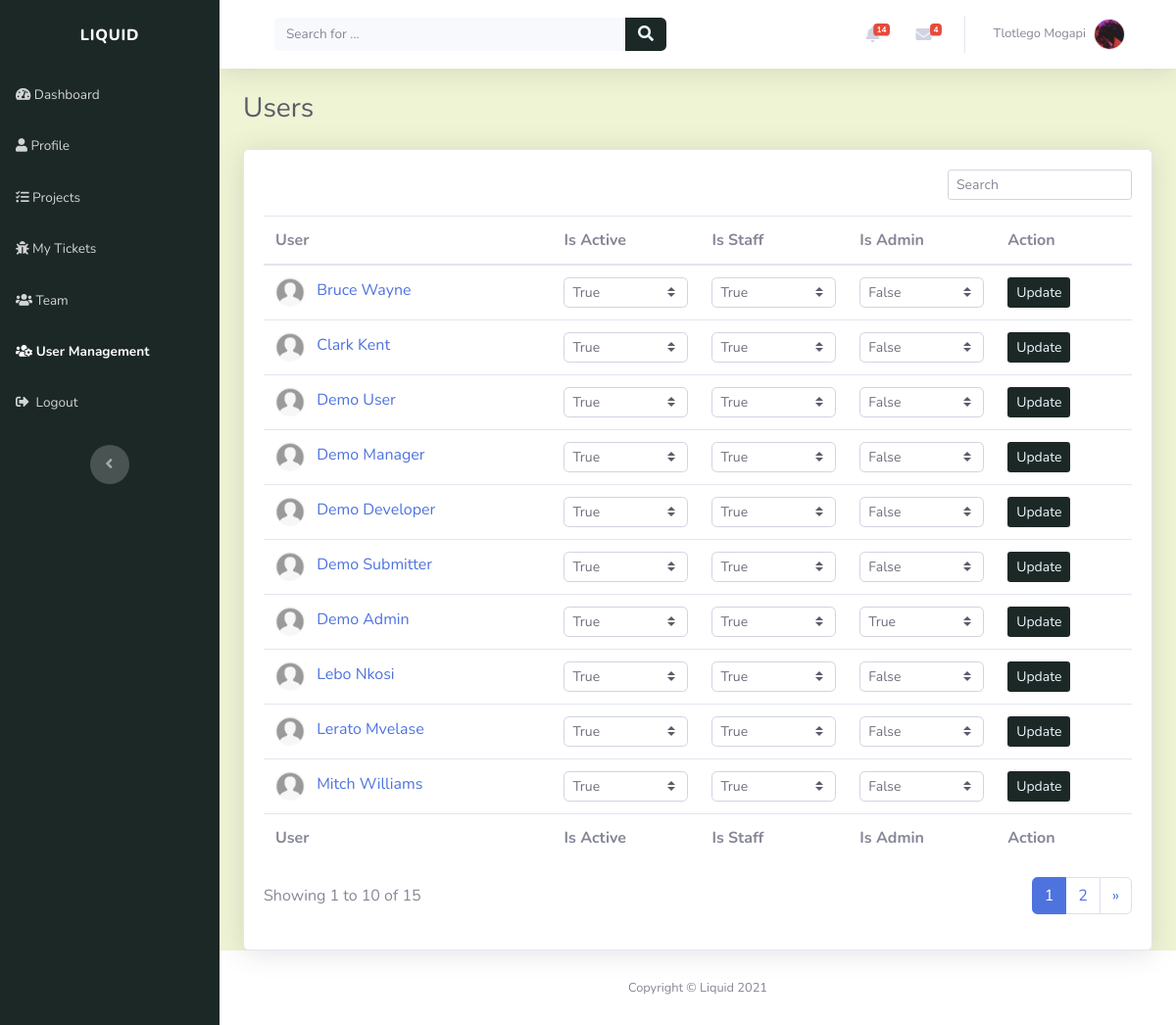
Page /teams/management/ (signed in) on the committed database.
### account/models.py (models this page shows, shortened)
class Profile(models.Model):
    user = models.OneToOneField(settings.AUTH_USER_MODEL, on_delete=models.CASCADE, unique=True)
    profile_picture = models.ImageField(default='profile_images/default.jpg', upload_to='profile_images', blank=True)
    website = models.URLField(blank=True)
    first_name = models.CharField(max_length=30, blank=True)
    last_name = models.CharField(max_length=30, blank=True)
    address = models.CharField(max_length=50, blank=True)
    city = models.CharField(max_length=50, blank=True)
    country = models.CharField(max_length=50, blank=True)
    slug = models.SlugField(unique=True, blank=True)

### teams/views.py (the view)
# urls.py: path('management/', views.user_management_view, name="user_management"),
@login_required(login_url='login_page')
def user_management_view(request):
    if not request.user.is_admin:
        raise PermissionDenied
    context = {}
    users = Profile.objects.all().order_by('first_name')
    page = request.GET.get('page', 1)
    users_paginator = Paginator(users, USERS_PER_PAGE)
    try:
        users = users_paginator.page(page)
    except PageNotAnInteger:
        users = users_paginator.page(USERS_PER_PAGE)
    except EmptyPage:
        users = users_paginator.page(users_paginator.num_pages)
    context['users'] = users
    UserFormSet = formset_factory(UserForm, extra=users.paginator.count)
    formset = UserFormSet()
    context['formset'] = formset
    for user, form in zip(users, formset):
        form.initial = {'is_active': user.user.is_active, 'is_staff': user.user.is_staff, 'is_admin': user.user.is_admin}
    context['user_forms'] = zip(users, formset)
    return render(request, "teams/user_management.html", context)

### teams/forms.py
class UserForm(forms.Form):
    is_active = forms.ChoiceField(choices=CHOICES, widget=forms.Select(attrs={'class': select_styling}))
    is_staff = forms.ChoiceField(choices=CHOICES, widget=forms.Select(attrs={'class': select_styling}))
    is_admin = forms.ChoiceField(choices=CHOICES, widget=forms.Select(attrs={'class': select_styling}))

### index/custom_processors.py (called while the page is built)
def profile_processor(request):
    if request.user.is_authenticated:
        user = request.user
        user_profile = get_object_or_404(Profile, user=user)
        user_messages = DirectMessage.objects.filter(receiver=user_profile).filter(status='UNREAD').order_by('-created_on')[:5]
        user_alerts = Alert.objects.filter(user=user_profile).filter(status='UNREAD').order_by('-created_on')[:5]
        return {'profile': user_profile, 'direct_messages': user_messages, 'alerts': user_alerts}
    else:
        return{}

### teams/templates/teams/user_management.html (shortened to what this page needs)
{% extends "index/header.html" %}
{% block content %}
<div class="d-sm-flex justify-content-between align-items-center mb-4">
	<h3 class="text-dark mb-0">Users</h3>
</div>
<div class="card shadow">
	<div class="card-body">
		<div class="row">
			<div class="col-md-12">
				<div class="text-md-right dataTables_filter" id="dataTable_filter">
					<label><input type="search" class="form-control form-control-sm" aria-controls="dataTable"
							placeholder="Search" /></label>
				</div>
			</div>
		</div>
		<div class="table-responsive table mt-2" id="dataTable" role="grid" aria-describedby="dataTable_info">
			<table class="table my-0" id="dataTable" aria-describedby="team" style="white-space: nowrap">
				<thead>
					{% include 'teams/snippets/user_management_table_header.html'%}
				</thead>
				<tbody>
					{% for profile, form in user_forms %} {%include 'teams/snippets/user.html' %} {% endfor %}
				</tbody>
				<tfoot>
					{% include 'teams/snippets/user_management_table_header.html'%}
				</tfoot>
			</table>
		</div>
		{% include 'teams/snippets/pagination.html' %}
	</div>
</div>
{% endblock %}

### index/templates/index/snippets/navbar.html (shortened to what this page needs)
<nav
	class="navbar navbar-light navbar-expand bg-white shadow mb-4 topbar static-top"
	style="background: rgb(238, 244, 212)"
>
	<div class="container-fluid">
		<div class="container-fluid">
			<form
				method="GET"
				action="{% url 'index_page' %}"
				target="_self"
				class="form-inline d-none d-sm-inline-block mr-auto ml-md-3 my-2 my-md-0 mw-100 navbar-search"
			>
				<div class="input-group">
					<input
						class="bg-light form-control border-0 small"
						type="search"
						placeholder="Search for ..."
						value="{{query}}"
						name="q"
						required
					/>
					<div class="input-group-append">
						<button class="btn py-0" type="submit" style="background: rgb(28, 40, 38); color: aliceblue;">
							<em class="fas fa-search"></em>
						</button>
					</div>
				</div>
			</form>
			<ul class="nav navbar-nav flex-nowrap ml-auto">
				<li class="nav-item dropdown no-arrow mx-1">
					<div class="nav-item dropdown no-arrow">
						<a class="dropdown-toggle nav-link" data-toggle="dropdown" aria-expanded="false" href="#"
							>{% if alerts %}<span class="badge badge-danger badge-counter"
								>{{profile.alert_set.all.count}}</span
							>
							{%endif%}<em class="fas fa-bell fa-fw"></em
						></a>
					</div>
				</li>
				<li class="nav-item dropdown no-arrow mx-1">
					<div class="nav-item dropdown no-arrow">
						<a class="dropdown-toggle nav-link" data-toggle="dropdown" aria-expanded="false" href="#"
							><em class="fas fa-envelope fa-fw"></em>{% if direct_messages %}<span
								class="badge badge-danger badge-counter"
								>{{profile.direct_messages.all.count}}</span
							>{%endif%}</a
						>
					</div>
				</li>
				<li class="nav-item dropdown no-arrow">
					<div class="nav-item dropdown no-arrow">
						<a class="dropdown-toggle nav-link" data-toggle="dropdown" aria-expanded="false" href="#"
							><span class="d-none d-lg-inline mr-2 text-gray-600 small">
								{% if profile.first_name and profile.last_name %} {{profile.first_name}}
								{{profile.last_name}} {% else %} {{user}} {%endif%}
							</span>
							<img
								class="border rounded-circle img-profile"
								src="{{profile.profile_picture.url}}"
								alt="user image"
							/>
						</a>
					</div>
				</li>
			</ul>
		</div>
	</div>
</nav>

### teams/templates/teams/snippets/user.html (shortened to what this page needs)
<form method="POST" action="{% url 'update_user' profile.slug %}">{% csrf_token %}
	<tr>
		<td>
			<a href="{% url 'view_profile' profile.slug %}">
				<img class="rounded-circle mr-2" width="30" height="30"
					src="{{profile.profile_picture.url}}"
					alt="user image" />
				{{profile.first_name}} {{profile.last_name}}
			</a>
		</td>
		<td>{{form.is_active}}</td>
		<td>{{form.is_staff}}</td>
		<td>{{form.is_admin}}</td>
		<td>
			<button class="btn btn-sm" type="submit" style="background: rgb(28, 40, 38); color: aliceblue;">Update</button>
		</td>
	</tr>
</form>

### rows in the picture
Profile: alert_set.all.count "14", direct_messages.all.count "4", first_name "Tlotlego", last_name "Mogapi", profile_picture (picture)
Profile: profile_picture (placeholder picture), first_name "Bruce", last_name "Wayne"
Profile: profile_picture (placeholder picture), first_name "Clark", last_name "Kent"
Profile: profile_picture (placeholder picture), first_name "Demo", last_name "User"
Profile: profile_picture (placeholder picture), first_name "Demo", last_name "Manager"
Profile: profile_picture (placeholder picture), first_name "Demo", last_name "Developer"
Profile: profile_picture (placeholder picture), first_name "Demo", last_name "Submitter"
Profile: profile_picture (placeholder picture), first_name "Demo", last_name "Admin"
Profile: profile_picture (placeholder picture), first_name "Lebo", last_name "Nkosi"
Profile: profile_picture (placeholder picture), first_name "Lerato", last_name "Mvelase"
Profile: profile_picture (placeholder picture), first_name "Mitch", last_name "Williams"

### other values in the picture
{{ users.start_index }} "1"
{{ users.end_index }} "10"
{{ users.paginator.count }} "15"
{{ i }} "1"
{{ i }} "2"
